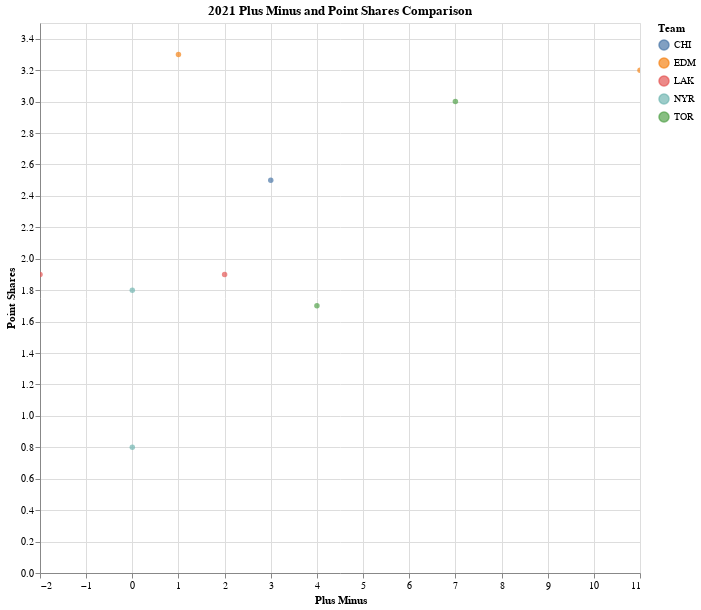

The notebook cell this image was saved under:
### Markdown cell above
Before we get into some insights on the below chart, let's quickly review what Plus Minus and Point Shares are. These are both different statistics used to attribute team success to an individual player. 

**Plus Minus**

Plus/minus is calculated by subtracting the total number of goals allowed by a player's team while the player is on the ice (at even strength or on the power play) from the total number of goals scored by the player's team while the player is on the ice (at even strength or short-handed). On average, a player with a positive plus minus will benefit the team with more goals scored than goals against. 

**Point Shares**

Point shares is another effort to attribute team success to individual players through calculating offensive point shares and defensive point shares for each player. 

Offensive point shares take into account player goals created (Goals and Assists) compared to the team goals. 

Defensive point shares take into account player time on ice compared to team total time on ice, player plus minus and team goals against. 

You can find additional documentation on the calculation for this here: https://www.hockey-reference.com/about/point_shares.html

### Code cell
#hide_input

hover = alt.selection_single(
    on='mouseover',  # select on mouseover
    nearest=True,    # select nearest point to mouse cursor
    empty='none'     # empty selection should match nothing
)

click = alt.selection_multi(
    empty='none' # empty selection matches no points
)

# scatter plot encodings shared by all marks
plot = alt.Chart(ChartDF).mark_circle().encode(
    x=alt.X('+/-:Q', axis=alt.Axis(title='Plus Minus')),
    y=alt.Y('PS:Q', axis=alt.Axis(title='Point Shares')),
    tooltip=['+/-:Q', 'PS:Q'],
    color= alt.Color("Tm", legend = alt.Legend(title = "Team"))
).properties(
    title = "2021 Plus Minus and Point Shares Comparison"
) 
    
# shared base for new layers
base = plot.transform_filter(
    hover | click # filter to points in either selection
)

# layer scatter plot points, halo annotations, and title labels
alt.layer(
    plot.add_selection(hover).add_selection(click).add_selection(alt.selection_interval(bind='scales')),
    base.mark_point(size=100, stroke='firebrick', strokeWidth=1),
    base.mark_text(dx=4, dy=-8, align='right', stroke='white', strokeWidth=2).encode(text='Player:N'),
    base.mark_text(dx=4, dy=-8, align='right').encode(text='Player:N'),
    data=ChartDF
).properties(
    width=600,
    height=550
)

### Figure 1 — Vega-Lite specification as saved in the notebook (floating-point values rounded to 4 significant figures)
{"config": {"view": {"continuousWidth": 400, "continuousHeight": 300}}, "layer": [{"mark": "circle", "encoding": {"color": {"type": "nominal", "field": "Tm", "legend": {"title": "Team"}}, "tooltip": [{"type": "quantitative", "field": "+/-"}, {"type": "quantitative", "field": "PS"}], "x": {"type": "quantitative", "axis": {"title": "Plus Minus"}, "field": "+/-"}, "y": {"type": "quantitative", "axis": {"title": "Point Shares"}, "field": "PS"}}, "selection": {"selector004": {"type": "single", "on": "mouseover", "nearest": true, "empty": "none"}, "selector005": {"type": "multi", "empty": "none"}, "selector006": {"type": "interval", "bind": "scales"}}, "title": "2021 Plus Minus and Point Shares Comparison"}, {"mark": {"type": "point", "size": 100, "stroke": "firebrick", "strokeWidth": 1}, "encoding": {"color": {"type": "nominal", "field": "Tm", "legend": {"title": "Team"}}, "tooltip": [{"type": "quantitative", "field": "+/-"}, {"type": "quantitative", "field": "PS"}], "x": {"type": "quantitative", "axis": {"title": "Plus Minus"}, "field": "+/-"}, "y": {"type": "quantitative", "axis": {"title": "Point Shares"}, "field": "PS"}}, "title": "2021 Plus Minus and Point Shares Comparison", "transform": [{"filter": {"selection": {"or": ["selector004", "selector005"]}}}]}, {"mark": {"type": "text", "align": "right", "dx": 4, "dy": -8, "stroke": "white", "strokeWidth": 2}, "encoding": {"color": {"type": "nominal", "field": "Tm", "legend": {"title": "Team"}}, "text": {"type": "nominal", "field": "Player"}, "tooltip": [{"type": "quantitative", "field": "+/-"}, {"type": "quantitative", "field": "PS"}], "x": {"type": "quantitative", "axis": {"title": "Plus Minus"}, "field": "+/-"}, "y": {"type": "quantitative", "axis": {"title": "Point Shares"}, "field": "PS"}}, "title": "2021 Plus Minus and Point Shares Comparison", "transform": [{"filter": {"selection": {"or": ["selector004", "selector005"]}}}]}, {"mark": {"type": "text", "align": "right", "dx": 4, "dy": -8}, "encoding": {"color": {"type": "nominal", "field": "Tm", "legend": {"title": "Team"}}, "text": {"type": "nominal", "field": "Player"}, "tooltip": [{"type": "quantitative", "field": "+/-"}, {"type": "quantitative", "field": "PS"}], "x": {"type": "quantitative", "axis": {"title": "Plus Minus"}, "field": "+/-"}, "y": {"type": "quantitative", "axis": {"title": "Point Shares"}, "field": "PS"}}, "title": "2021 Plus Minus and Point Shares Comparison", "transform": [{"filter": {"selection": {"or": ["selector004", "selector005"]}}}]}], "data": {"name": "data-8e3566e7d60bc6f8e07a83ad14051e0f"}, "height": 550, "width": 600, "$schema": "https://vega.github.io/schema/vega-lite/v4.8.1.json", "datasets": {"data-8e3566e7d60bc6f8e07a83ad14051e0f": [{"Rk": 170, "Player": "Drew Doughty", "Age": 31, "Tm": "LAK", "Pos": "D", "GP": 14, "G": 4, "A": 8, "PTS": 12, "+/-": -2, "PIM": 4, "PS": 1.9, "EV": 2, "PP": 2, "SH": 0, "GW": 0, "EV.1": 2, "PP.1": 6, "SH.1": 0, "S": 23, "S%": 17.4, "TOI": 373, "ATOI": "26:41", "BLK": 24, "HIT": 17, "FOW": 0, "FOL": 0, "FO%": null}, {"Rk": 173, "Player": "Leon Draisaitl", "Age": 25, "Tm": "EDM", "Pos": "C", "GP": 17, "G": 8, "A": 18, "PTS": 26, "+/-": 11, "PIM": 4, "PS": 3.2, "EV": 3, "PP": 4, "SH": 1, "GW": 3, "EV.1": 12, "PP.1": 6, "SH.1": 0, "S": 45, "S%": 17.8, "TOI": 373, "ATOI": "21:55", "BLK": 7, "HIT": 12, "FOW": 191, "FOL": 134, "FO%": 58.8}, {"Rk": 356, "Player": "Patrick Kane", "Age": 32, "Tm": "CHI", "Pos": "RW", "GP": 17, "G": 7, "A": 15, "PTS": 22, "+/-": 3, "PIM": 10, "PS": 2.5, "EV": 5, "PP": 2, "SH": 0, "GW": 0, "EV.1": 10, "PP.1": 5, "SH.1": 0, "S": 62, "S%": 11.3, "TOI": 375, "ATOI": "22:02", "BLK": 7, "HIT": 5, "FOW": 0, "FOL": 0, "FO%": null}, {"Rk": 381, "Player": "Anze Kopitar", "Age": 33, "Tm": "LAK", "Pos": "C", "GP": 14, "G": 4, "A": 14, "PTS": 18, "+/-": 2, "PIM": 2, "PS": 1.9, "EV": 3, "PP": 1, "SH": 0, "GW": 1, "EV.1": 5, "PP.1": 9, "SH.1": 0, "S": 33, "S%": 12.1, "TOI": 305, "ATOI": "21:48", "BLK": 10, "HIT": 13, "FOW": 157, "FOL": 138, "FO%": 53.2}, {"Rk": 464, "Player": "Auston Matthews", "Age": 23, "Tm": "TOR", "Pos": "C", "GP": 15, "G": 13, "A": 7, "PTS": 20, "+/-": 7, "PIM": 2, "PS": 3.0, "EV": 9, "PP": 4, "SH": 0, "GW": 5, "EV.1": 7, "PP.1": 0, "SH.1": 0, "S": 65, "S%": 20.0, "TOI": 331, "ATOI": "22:02", "BLK": 17, "HIT": 21, "FOW": 144, "FOL": 129, "FO%": 52.7}, {"Rk": 472, "Player": "Connor McDavid", "Age": 24, "Tm": "EDM", "Pos": "C", "GP": 17, "G": 9, "A": 21, "PTS": 30, "+/-": 1, "PIM": 10, "PS": 3.3, "EV": 5, "PP": 4, "SH": 0, "GW": 3, "EV.1": 12, "PP.1": 9, "SH.1": 0, "S": 68, "S%": 13.2, "TOI": 382, "ATOI": "22:30", "BLK": 6, "HIT": 19, "FOW": 110, "FOL": 115, "FO%": 48.9}, {"Rk": 543, "Player": "Artemi Panarin", "Age": 29, "Tm": "NYR", "Pos": "LW", "GP": 12, "G": 5, "A": 10, "PTS": 15, "+/-": 0, "PIM": 0, "PS": 1.8, "EV": 3, "PP": 2, "SH": 0, "GW": 0, "EV.1": 6, "PP.1": 4, "SH.1": 0, "S": 35, "S%": 14.3, "TOI": 250, "ATOI": "20:51", "BLK": 0, "HIT": 5, "FOW": 0, "FOL": 1, "FO%": 0.0}, {"Rk": 696, "Player": "John Tavares", "Age": 30, "Tm": "TOR", "Pos": "C", "GP": 16, "G": 5, "A": 10, "PTS": 15, "+/-": 4, "PIM": 6, "PS": 1.7, "EV": 1, "PP": 4, "SH": 0, "GW": 1, "EV.1": 7, "PP.1": 3, "SH.1": 0, "S": 46, "S%": 10.9, "TOI": 284, "ATOI": "17:46", "BLK": 7, "HIT": 19, "FOW": 135, "FOL": 93, "FO%": 59.2}, {"Rk": 718, "Player": "Jacob Trouba", "Age": 26, "Tm": "NYR", "Pos": "D", "GP": 14, "G": 0, "A": 3, "PTS": 3, "+/-": 0, "PIM": 14, "PS": 0.8, "EV": 0, "PP": 0, "SH": 0, "GW": 0, "EV.1": 3, "PP.1": 0, "SH.1": 0, "S": 27, "S%": 0.0, "TOI": 303, "ATOI": "21:40", "BLK": 33, "HIT": 48, "FOW": 0, "FOL": 0, "FO%": null}]}}
